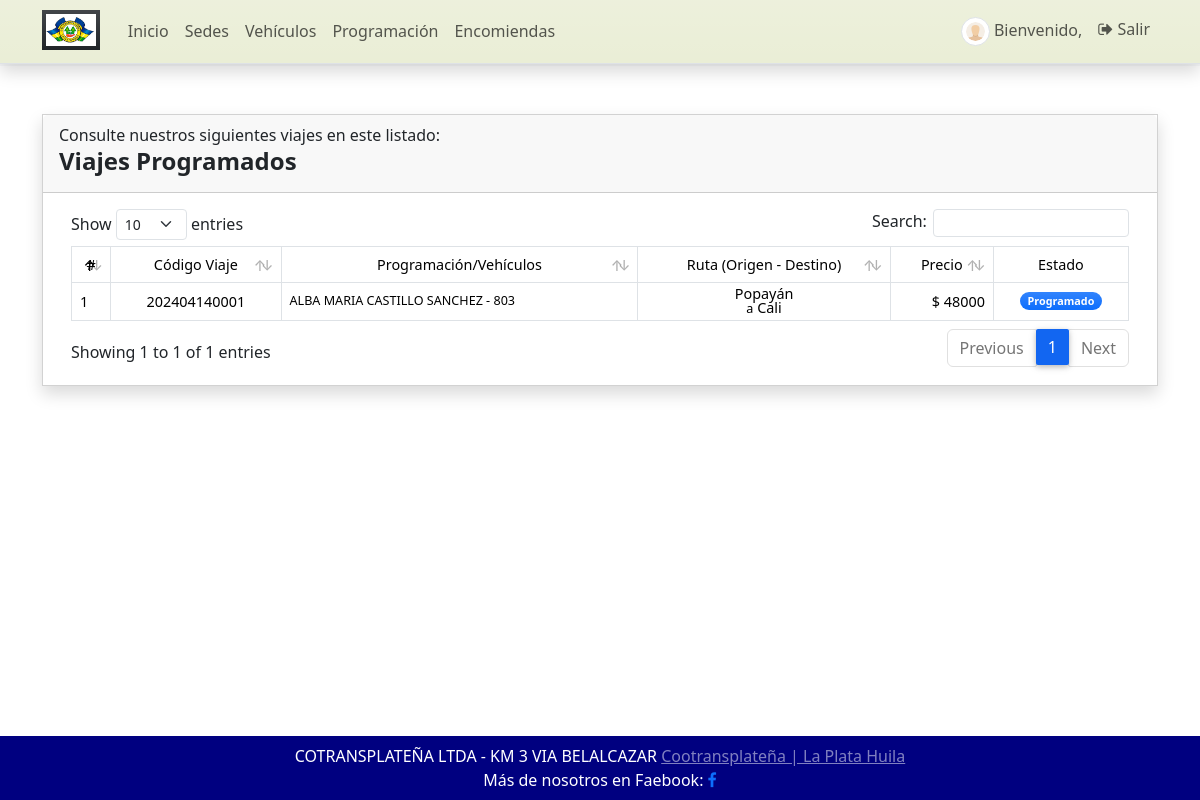
The app's page /viajes_programados (signed in) with its own data.
### GestorApp/models.py (models this page shows, shortened)
class Programacion(models.Model):
    codigo = models.CharField(max_length=100)
    vehiculo = models.ForeignKey(Vehiculo, on_delete=models.CASCADE)
    conductor = models.ForeignKey(Conductor, on_delete=models.CASCADE)
    origen = models.ForeignKey(Sede, on_delete=models.CASCADE, related_name='origen')
    destino = models.ForeignKey(Sede, on_delete=models.CASCADE, related_name='destino')
    programacion = models.DateTimeField()
    precio = models.IntegerField(default=0, validators=[MinValueValidator(5000), MaxValueValidator(75000)])
    estado = models.CharField(max_length=2, choices=(('0','Cancelado'),('1','Programado'),('2','Despachado')), default=1)
    fecha_creado = models.DateTimeField(default=timezone.now)
    fecha_actualizado = models.DateTimeField(auto_now=True)
    class Meta:
        verbose_name_plural = 'Programaciones'

class Conductor(models.Model):
    conductor = models.CharField(max_length=100)
    codigo = models.CharField(max_length=100)
    cedula = models.CharField(max_length=100)
    estado = models.CharField(max_length=2, choices=(('1', 'Activo'), ('2', 'Inactivo')), default=1)
    def __str__(self):
        return str(self.conductor + ' - ' + self.codigo)
    class Meta:
        verbose_name_plural = 'Conductores'

class Sede(models.Model):
    sede = models.CharField(max_length=250)
    tipo = models.CharField(max_length=2, choices=(('1','Terminal'),('2','Oficina'),('3','Paradero')), default='1')
    fecha_creado = models.DateTimeField(default=timezone.now)
    fecha_actualizado = models.DateTimeField(auto_now=True)
    def __str__(self):
        return self.sede

### GestorApp/views.py (the view, shortened to what this page needs)
# urls.py: path('viajes_programados',views.viajes_programados,name='viajes-programados-pagina'),
def viajes_programados(request: HttpRequest):
    if not request.method == 'POST':
        context['page_title'] = "Viajes Programados"
        programaciones = Programacion.objects.filter(estado=1, programacion__gt=datetime.now()).all()
        context['programaciones'] = programaciones
        context['is_searched'] = False
        context['data'] = {}
    return render(request, 'busqueda/viajes_programados.html', context)

### GestorApp/forms.py
class ActualizarContrasena(PasswordChangeForm):
    old_password = forms.CharField(
        widget=forms.PasswordInput(attrs={'class': 'form-control form-control-sm rounded-0'}),
        label="Contraseña Anterior")
    new_password1 = forms.CharField(
        widget=forms.PasswordInput(attrs={'class': 'form-control form-control-sm rounded-0'}),
        label="Nueva Constraseña")
    new_password2 = forms.CharField(
        widget=forms.PasswordInput(attrs={'class': 'form-control form-control-sm rounded-0'}),
        label="Confirmar Nueva Contraseña")
    class Meta:
        model = User
        fields = ('old_password', 'new_password1', 'new_password2')

### GestorApp/templates/busqueda/viajes_programados.html (shortened to what this page needs)
{% extends 'core/base.html' %}
{% block Contenido %}
    <div class="col-lg-12 col-md-12 col-sm-12 col-xs-12">
        <div class="card card-default rounded-0 shadow ">
            <div class="card-header">
                <h7>Consulte nuestros siguientes viajes en este listado:</h7>
                <div class="d-flex w-100 align-items-center justify-content-between">
                    <h4 class="card-title fw-bold align-content-center">
                        {% if not is_searched %}
                        Viajes Programados
                        {% else %}
                        Resultados||Viajes Programados
                        {% endif %}</h4>
                </div>
            </div>
            <div class="card-body">
                <div class="container-fluid">
                    <table class="table table-bordered" id="programado-lista">
                        <thead>
                        <tr class="bg-gradient bg-primary bg-opacity-50 text-light">
                            <th class="px-2 py-2 text-center">#</th>
                            <th class="px-2 py-2 text-center">Código Viaje</th>
                            <th class="px-2 py-2 text-center">Programación/Vehículos</th>
                            <th class="px-2 py-2 text-center">Ruta (Origen - Destino)</th>
                            <th class="px-2 py-2 text-center">Precio</th>
                            <th class="px-2 py-2 text-center">Estado</th>
                        </tr>
                        </thead>
                        <tbody>
                            {% for programacion in programaciones %}
                            <tr>
                                <td class="px-2 py-1 align-middle ">{{ forloop.counter }}</td>
                                <td class="px-2 py-1 align-middle text-center"> {{ programacion.codigo }} </td>
                                <td class="px-2 py-1 align-middle">
                                    <div class="lh-1">
                                            <small class="text-opacity-25">{{ programacion.conductor }}</small>
                                    </div>
                                </td>
                                <td class="px-2 py-1 align-middle">
                                    <div class="lh-1 text-sm-center">
                                        <div>{{ programacion.origen }}</div>
                                        <div> <small>a</small> {{ programacion.destino }}</div>
                                    </div>
                                </td>
                                <td class="px-2 py-1 align-middle text-end"> $ {{ programacion.precio }} </td>
                                <td class="px-1 py-1 align-middle text-center">
                                    {% if programacion.estado == '1' %}
                                        <span class="badge bg-primary bg-gradient rounded-pill px-2">Programado</span> {% else %}
                                        <span class="badge bg-danger bg-gradient rounded-pill px-2">Cancelado</span> {% endif %}
                                </td>
                            </tr>
                        {% endfor %}
                        </tbody>
                    </table>
                </div>
            </div>
        </div>
    </div>
{% endblock Contenido %}

### static/assets/default/css/style.css (style rules this page uses)
html, body { height: 100%; width: 100%; max-height: 100%; overflow: auto; display: flex; flex-direction: column; }

### records on screen
Programacion: codigo "202404140001", conductor "ALBA MARIA CASTILLO SANCHEZ - 803", origen "Popayán", destino "Cali", precio "48000", estado "Programado"
